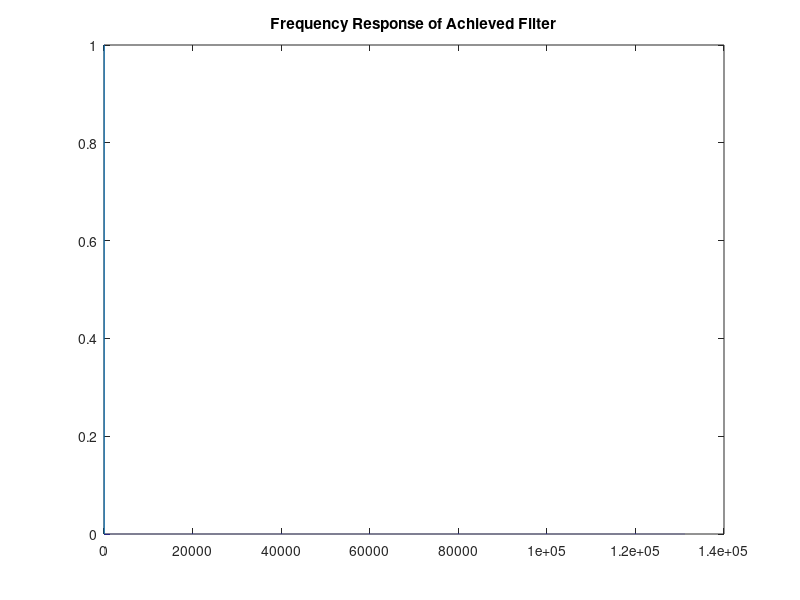
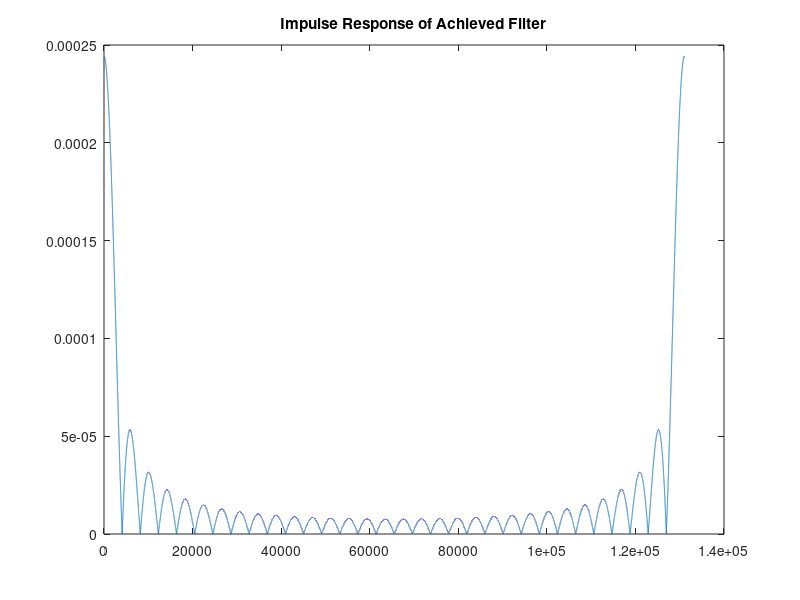

The MATLAB script that drew these images, in order:
n = 2^17;
B = 2^12;

H = [ones(n/B, 1); zeros(n-n/B, 1)];
h = ifft(H);

sigma = B*sqrt(log(n));

g = gausswin(n, 1/sigma);
G = fft(g);

f = g.*h;
F = fft(f);

figure;
plot(abs(F));
title("Frequency Response of Achieved Filter");
figure;
plot(abs(f));
title("Impulse Response of Achieved Filter");

